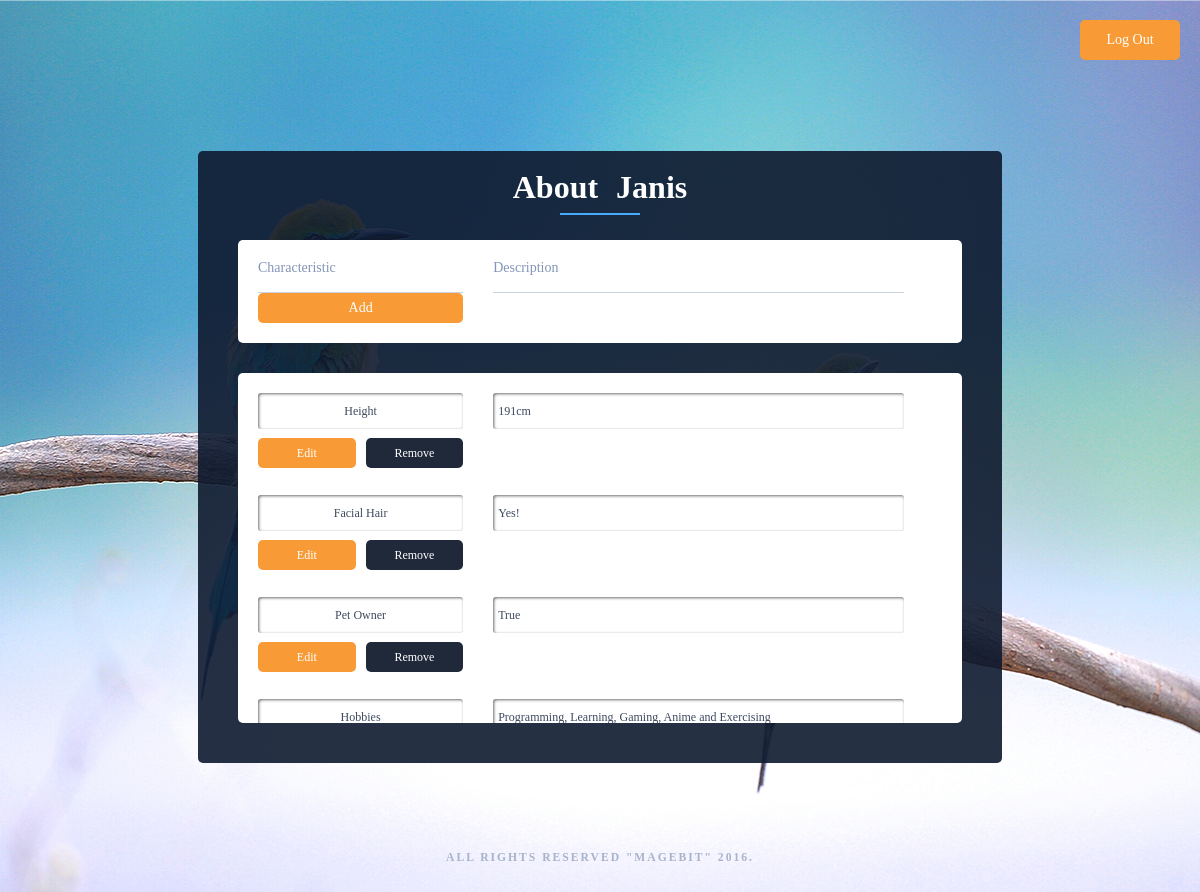
Screenshot of /profile.php?login=success (signed in) with the database file from the repository.
### tables this page shows
CREATE TABLE `attributes` (
  `attribute` text NOT NULL,
  `attribValue` text NOT NULL,
  `user` int(11) NOT NULL,
  `id` int(11) NOT NULL
);

### profile.php (the view, shortened to what this page needs)
<?php
if (!isset($_SESSION['id'])) {
    header('location: index.php');
    exit();
} else {
    require 'auth_logic/db.php';
    $stmt = mysqli_stmt_init($conn);
    $sql = 'SELECT * FROM attributes WHERE user = ?';
    if (!mysqli_stmt_prepare($stmt, $sql)) {
        header('location: profile.php');
    } else {
        mysqli_stmt_bind_param($stmt, 'i', $_SESSION['id']);
        mysqli_stmt_execute($stmt);
        $attributes = mysqli_stmt_get_result($stmt);
    }
}
?>
<!DOCTYPE html>
<html lang="en">
<head>
    <link rel="stylesheet" href="styles/profile.css?" type="text/css">
</head>
<body>
    <header>
        <form action="auth_logic/logout.php" method="POST">
            <button class="log-out-btn button" type="submit">Log Out</button>
        </form>
    </header>
    <main class="main-container">
        <div class="dark-container">
            <?php
            echo "<h1>About $_SESSION[name]</h1>";
            ?>
            <span class="under-line"></span>
            <form class="add-attribute-form" action="profile.php" method="GET">
                <span>
                    <input id="input-attribute" type='text' name='attribute' maxlength="18" autocomplete="off" required>
                    <label for="input-attribute">Characteristic</label>
                </span>
                <span>
                    <input id="input-value" type='text' name='value' autocomplete="off" required>
                    <label for="input-value">Description</label>
                </span>
                <button class="button" type="submit" name="add-attribute-btn">Add</button>
            </form>
            <table>
                <tbody>
                    <?php while ($row = mysqli_fetch_array($attributes)) { ?>
                        <tr <?php echo "id='row-$row[id]'" ?>>
                            <?php echo "<td id='attribute-$row[id]'>$row[attribute]</td>" ?>
                            <?php echo "<td id='attribValue-$row[id]'>$row[attribValue]</td>" ?>
                            <td>
                                <a <?php echo "id='$row[id]' class='edit' href='#'" ?>>Edit</a>
                                <a <?php echo "class='remove' href='profile.php?remove=$row[id];'" ?>>Remove</a>
                            </td>
                        </tr>
                    <?php } ?>
                </tbody>
            </table>
        </div>
    </main>
    <footer>
        <h5>ALL RIGHTS RESERVED "MAGEBIT" 2016.</h5>
    </footer>
</body>
</html>

### rows the page displays
attributes: attribute "Height", attribValue "191cm"
attributes: attribute "Facial Hair", attribValue "Yes!"
attributes: attribute "Pet Owner", attribValue "True"
attributes: attribute "Hobbies", attribValue "Programming, Learning, Gaming, Anime and Exercising"

### other values shown
$_SESSION[name] "Janis"
